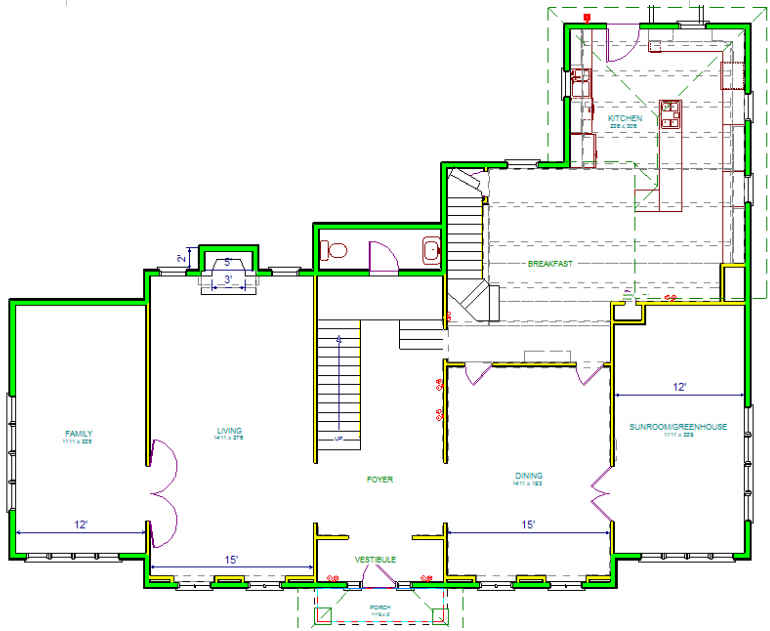
#> input picture art/home_alone/references/survey/real-house-first-floor.jpg, 770 x 631 px, given in place of ground_rect.png, which was not available
$ python survey_out.py
#> lines starting #> are read from the running program, lines starting #| are printed output that depends on the picture; after the words box and inside, x2 and y2 are one past the last pixel; in counts of white or black regions, pixels touching at a corner belong together; pictures that were not available may be replaced by others from this repository, and a replacement may not be noted
import json, cv2, numpy as np
FT2=0.09290304
S='/private/tmp/claude-501/-Users-dlo-Dev-home-alone/1462a0ae-e474-4f69-957a-73ff0f12f2e8/scratchpad'
OUT='/Users/dlo/Dev/home-alone/art/home_alone/references/survey'
# ---------- ground ----------
G_ROOMS={ # wall-top-level inner faces, rectified px (x0,x1,y0,y1); y grows toward the FRONT
 'den':(466,785,749,1345),'living':(800,1170,682,1397),'fireplace_recess':(930,1053,619,671),
 'foyer':(1185,1512,550,1410),'vestibule':(1185,1512,1310,1410),'dining':(1525,1924,919,1393),
 'sunroom':(1934,2248,753,1335),'service_stair_bay':(1525,1606,420,882),'breakfast':(1614,1847,420,882),
 'breakfast_extension':(1847,1934,737,882),'kitchen':(1847,2250,94,737),'closet_off_breakfast':(1890,2000,753,800)}
G_FEATURES={ # px, wall-top frame; floor-level items already corrected (y-103, x about nadir 1286 x1.116)
 'front_door_centre':(1350,1424),'main_stair_foot':(1237,1130),'main_stair_top_landing':(1237,800),
 'foyer_rear_arch_door':(1290,550),'foyer_to_breakfast_opening':(1512,760),
 'kitchen_back_door':(1910,94),'kitchen_rear_window_sink':(2070,94),
 'window_seat_1':(2250,290),'window_seat_2':(2250,470),'fridge':(2215,120),
 'island_long_leg_x':(2038,2094),'island_y':(237,497),'island_L_foot':(1960,2094),'island_L_y':(457,497),
 'service_stair_foot':(1565,700),'service_stair_landing':(1565,450),
 'living_fireplace':(992,671),'dining_table':(1720,1150),'breakfast_table':(1748,670)}
G_OPEN={ # (wall, from px, to px) along the wall
 'den_living_double_door':('x=785..800',1140,1280),'living_foyer_cased':('x=1170..1185',1150,1290),
 'foyer_dining_french':('x=1512..1525',1140,1290),'dining_sunroom_french':('x=1924..1934',1110,1290),
 'foyer_breakfast_arch':('x=1512..1525',690,830),'breakfast_corridor':('x=1607..1613',752,881),
 'service_stair_landing_open':('x=1607..1613',488,559),'kitchen_back_door':('y=82..94',1880,1940),
 'kitchen_rear_window':('y=82..94',2040,2100),'vestibule_inner_door':('y=1300..1309',1305,1400)}
ga=sum((r[1]-r[0])*(r[3]-r[2]) for k,r in G_ROOMS.items() if k not in('vestibule','closet_off_breakfast'))
ppm_g=(ga/(2620*FT2))**0.5; ox,oy=459,1426   # origin: front-left OUTER corner of ground envelope (den left outer wall, living front outer)
def gm(x,y): return round((x-ox)/ppm_g,2), round((oy-y)/ppm_g,2)
ground={'px_per_m':round(ppm_g,3),'origin_px':[ox,oy],'axes':'X east (+right in overhead), Y toward rear (+up in overhead); metres from front-left outer corner','rooms':{},'openings':{},'features':{}}
for k,(x0,x1,y0,y1) in G_ROOMS.items():
    (X0,Y0),(X1,Y1)=gm(x0,y1),gm(x1,y0)
    ground['rooms'][k]={'x':[X0,X1],'y':[Y0,Y1],'w':round(X1-X0,2),'d':round(Y1-Y0,2),'area_m2':round((X1-X0)*(Y1-Y0),1),'area_ft2':round((X1-X0)*(Y1-Y0)/FT2)}
for k,(w,a,b) in G_OPEN.items():
    if w.startswith('x='):
        xw=int(w[2:].split('..')[0]); ground['openings'][k]={'wall':w,'x_m':gm(xw,0)[0],'y_m':[gm(0,b)[1],gm(0,a)[1]],'width_m':round((b-a)/ppm_g,2)}
    else:
        yw=int(w[2:].split('..')[0]); ground['openings'][k]={'wall':w,'y_m':gm(0,yw)[1],'x_m':[gm(a,0)[0],gm(b,0)[0]],'width_m':round((b-a)/ppm_g,2)}
for k,v in G_FEATURES.items():
    if k.endswith('_x') or k.endswith('_foot') and 'island' in k: ground['features'][k]=[gm(v[0],0)[0],gm(v[1],0)[0]]
    elif k.endswith('_y'): ground['features'][k]=[gm(0,v[1])[1],gm(0,v[0])[1]]
    else: ground['features'][k]=list(gm(*v))
ground['interior_area_m2']=round(ga/ppm_g**2,1); ground['kitchen_share']=round(G_ROOMS and ((2250-1847)*(737-94))/ga,4)
ground['envelope_m']={'width':round((2264-459)/ppm_g,2),'depth':round((1426-81)/ppm_g,2)}
ground['wall_thickness_m']=round(13/ppm_g,2)
# ---------- upper ----------
U_ROOMS={'parents_bedroom':(945,1274,79,300),'parents_bedroom_L':(945,1166,300,403),'master_bath':(751,882,125,355),'master_bath_L':(882,930,239,355),
 'girls_room_rear':(755,1078,414,552),'girls_room_rear_notch':(755,930,368,414),'linen_closet':(1095,1166,420,552),'kevin_jeff_room':(1179,1473,325,555),'hall_bathroom':(1198,1470,572,694),
 'upper_hall':(1095,1184,572,1083),'main_stair_well':(1095,1182,830,1000),'girls_room_front':(755,1078,800,1073),'buzz_room':(1203,1430,707,1083)}
ua=sum((r[1]-r[0])*(r[3]-r[2]) for k,r in U_ROOMS.items() if k!='main_stair_well')
ppm_u=(ua/(1900*FT2))**0.5; uox,uoy=742,1098
def um(x,y): return round((x-uox)/ppm_u,2), round((uoy-y)/ppm_u,2)
upper={'px_per_m':round(ppm_u,3),'origin_px':[uox,uoy],'axes':'X east, Y toward rear; metres from the upper block front-left outer corner (separate frame from ground)','rooms':{}}
for k,(x0,x1,y0,y1) in U_ROOMS.items():
    (X0,Y0),(X1,Y1)=um(x0,y1),um(x1,y0)
    upper['rooms'][k]={'x':[X0,X1],'y':[Y0,Y1],'w':round(X1-X0,2),'d':round(Y1-Y0,2),'area_m2':round((X1-X0)*(Y1-Y0),1),'area_ft2':round((X1-X0)*(Y1-Y0)/FT2)}
upper['interior_area_m2']=round(ua/ppm_u**2,1); upper['facade_width_m']=round((1444-742)/ppm_u,2); upper['depth_m']=round((1098-62)/ppm_u,2)
upper['wall_thickness_m']=round(17/ppm_u,2)
# ---------- attic ----------
ax0,ax1,ay0,ay1=670,1248,58,1020; aa=(ax1-ax0)*(ay1-ay0); ppm_a=(aa/(476*FT2))**0.5
attic={'px_per_m':round(ppm_a,3),'source':'Part 2 14:00 orthographic top-down frame (1920x1080)','room':{'w':round((ax1-ax0)/ppm_a,2),'d':round((ay1-ay0)/ppm_a,2)},
 'stair_well':{'x':[round((896-ax0)/ppm_a,2),round((1022-ax0)/ppm_a,2)],'y_from_rear':[round((489-ay0)/ppm_a,2),round((773-ay0)/ppm_a,2)]},
 'chimney':{'x':[round((910-ax0)/ppm_a,2),round((1000-ax0)/ppm_a,2)],'depth_from_rear_wall':round((150-ay0)/ppm_a,2)}}
json.dump({'ground':ground,'upper':upper,'attic':attic,
 'calibration':{'main_floor_ft2':2620,'upstairs_ft2':1900,'attic_ft2':476,'kitchen_ft2':477,'source':'Marina Coates tour onscreen figures: Part 1 13:23 (kitchen), Part 2 11:00 (floor table)'}},
 open(OUT+'/house_survey.json','w'),indent=1)
print(json.dumps(ground,indent=1)); print(json.dumps(upper,indent=1)); print(json.dumps(attic,indent=1))
# ---------- annotated plan images ----------
def draw(src,dst,ppm,ox,oy,rooms,labels_m=True,extra=None):
#> called with ppm = 79.31, ox = 459, oy = 1426, labels_m = True
    im=cv2.imread(src); H,W=im.shape[:2]
#> in draw, im is the input picture: shape (631, 770, 3); mean B, G, R 236.7, 242.2, 238.5
#> after `H, W = im.shape[:2]`: H = 631; W = 770
    for i in range(0,60):
        x=int(ox+i*ppm);
        if 0<=x<W: cv2.line(im,(x,0),(x,H),(255,255,0) if i%5==0 else (120,120,0),2 if i%5==0 else 1); cv2.putText(im,f"{i}m",(x+2,18),cv2.FONT_HERSHEY_SIMPLEX,0.5,(0,255,255),1)
        y=int(oy-i*ppm)
        if 0<=y<H: cv2.line(im,(0,y),(W,y),(255,255,0) if i%5==0 else (120,120,0),2 if i%5==0 else 1); cv2.putText(im,f"{i}m",(2,y-3),cv2.FONT_HERSHEY_SIMPLEX,0.5,(0,255,255),1)
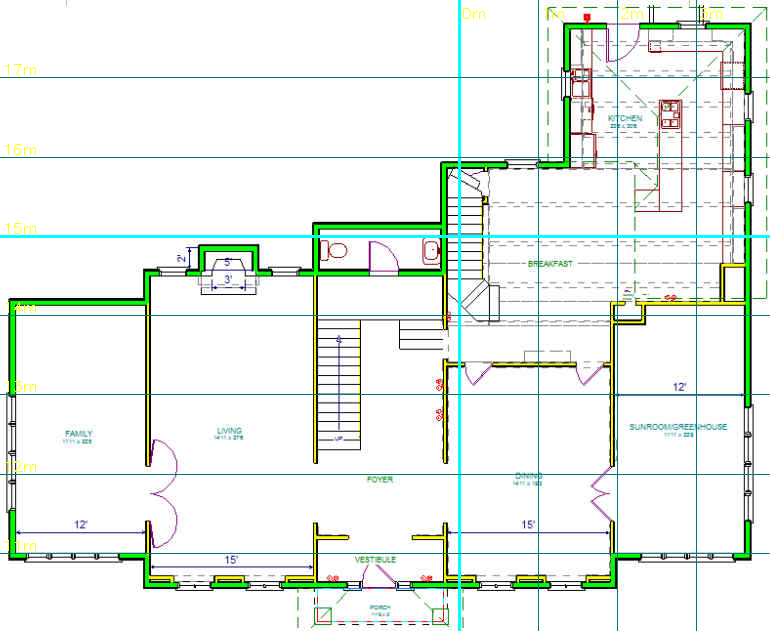
#> im: shape (631, 770, 3); 2.33% of pixels changed, all inside (x1, y1, x2, y2) = (0, 0, 770, 631)
    for k,(x0,x1,y0,y1) in rooms.items():
        cv2.rectangle(im,(x0,y0),(x1,y1),(0,0,255),2)
        w=(x1-x0)/ppm; d=(y1-y0)/ppm
        cv2.putText(im,k,(x0+4,y0+16),cv2.FONT_HERSHEY_SIMPLEX,0.45,(255,255,255),2); cv2.putText(im,k,(x0+4,y0+16),cv2.FONT_HERSHEY_SIMPLEX,0.45,(0,0,255),1)
        cv2.putText(im,f"{w:.1f}x{d:.1f}m",(x0+4,y0+32),cv2.FONT_HERSHEY_SIMPLEX,0.4,(255,255,255),2); cv2.putText(im,f"{w:.1f}x{d:.1f}m",(x0+4,y0+32),cv2.FONT_HERSHEY_SIMPLEX,0.4,(0,0,255),1)
    cv2.imwrite(dst,im,[cv2.IMWRITE_JPEG_QUALITY,90])
draw(S+'/ground_rect.png',OUT+'/ground-plan-rectified.jpg',ppm_g,ox,oy,G_ROOMS)
draw(S+'/upper_rect.png',OUT+'/upper-plan-rectified.jpg',ppm_u,uox,uoy,U_ROOMS)
#> call 2 of draw, with ppm = 53.91, ox = 742, oy = 1098, labels_m = True
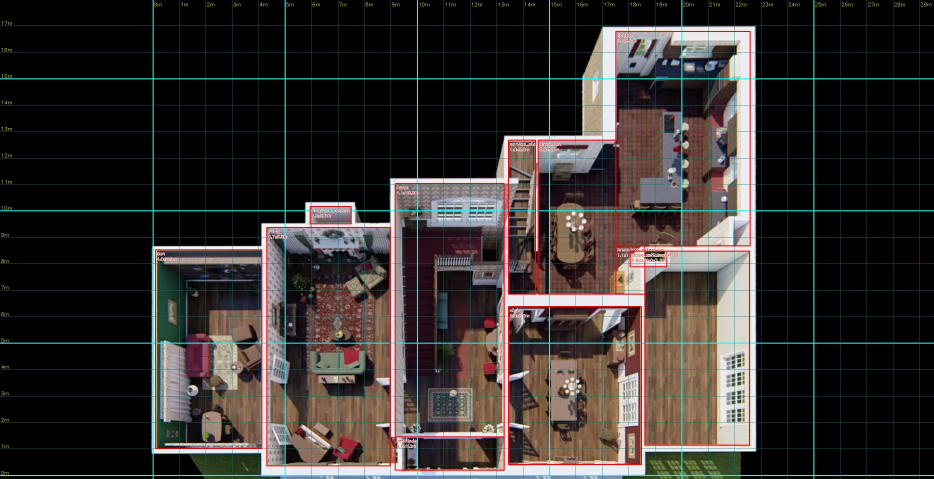
#> input picture art/home_alone/references/survey/ground-plan-rectified.jpg, 2801 x 1436 px, given in place of upper_rect.png, which was not available (shown at 1/3 size)
#> in draw, im is the input picture: shape (1436, 2801, 3); mean B, G, R 47.1, 49, 52.6
#> after the loop in draw (call 2), `for i in range(0,60):`:
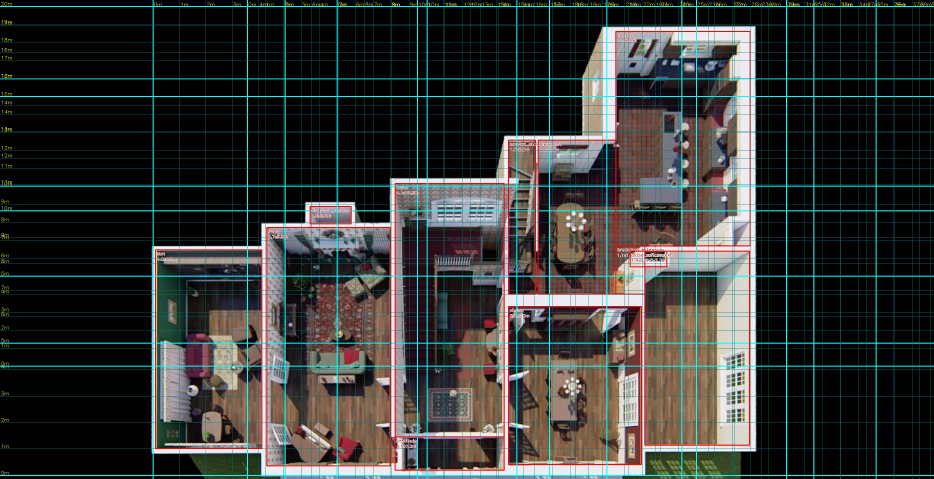
#> im: shape (1436, 2801, 3) (shown at 1/3 size); mean B, G, R 52.5, 54.6, 50.6
#> after the loop in draw (call 2), `for k,(x0,x1,y0,y1) in rooms.items():`:
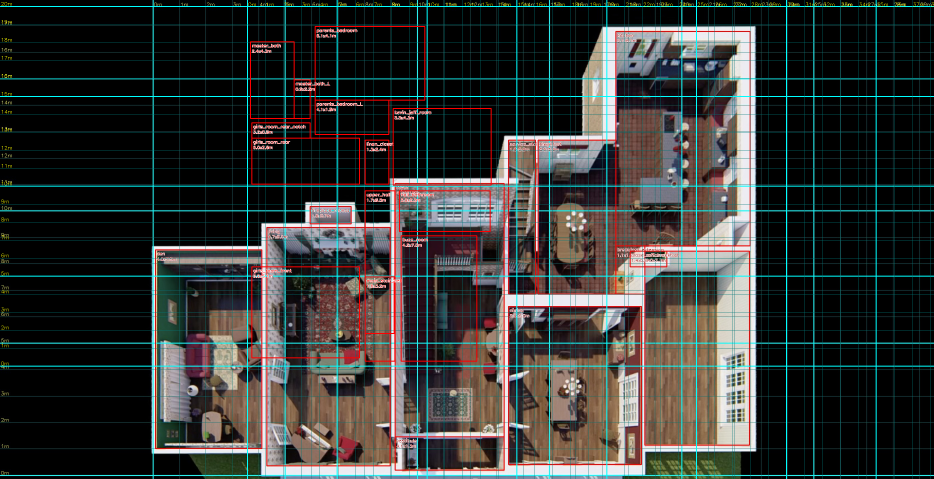
#> im: shape (1436, 2801, 3) (shown at 1/3 size); mean B, G, R 52.6, 54.7, 52.8
draw(S+'/p2plans/p2_840s.png',OUT+'/attic-plan-ortho.jpg',ppm_a,ax0,ay1,{'attic':(ax0,ax1,ay0,ay1),'stair_well':(896,1022,489,773),'chimney':(910,1000,44,150)})
#> call 3 of draw, with ppm = 112.1, ox = 670, oy = 1020, labels_m = True
#> after the loop in draw (call 3), `for i in range(0,60):`:
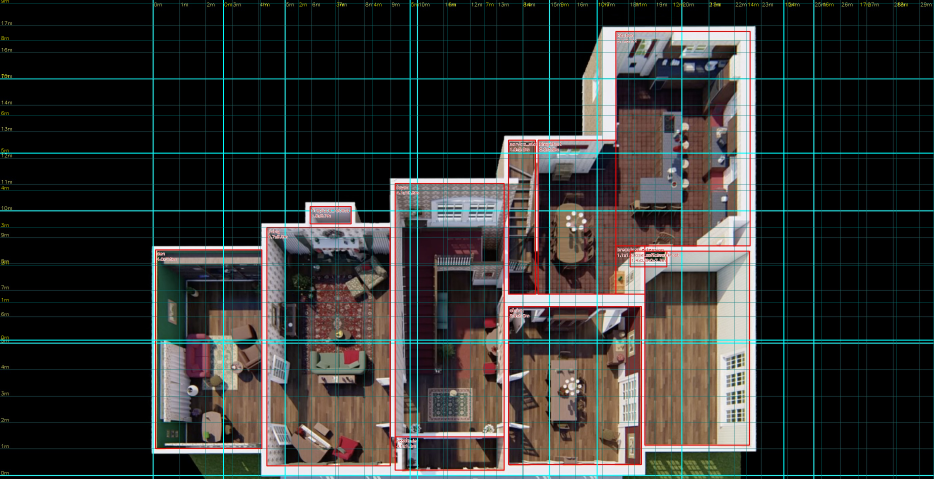
#> im: shape (1436, 2801, 3) (shown at 1/3 size); mean B, G, R 49.5, 51.5, 51.6
print('images written')
